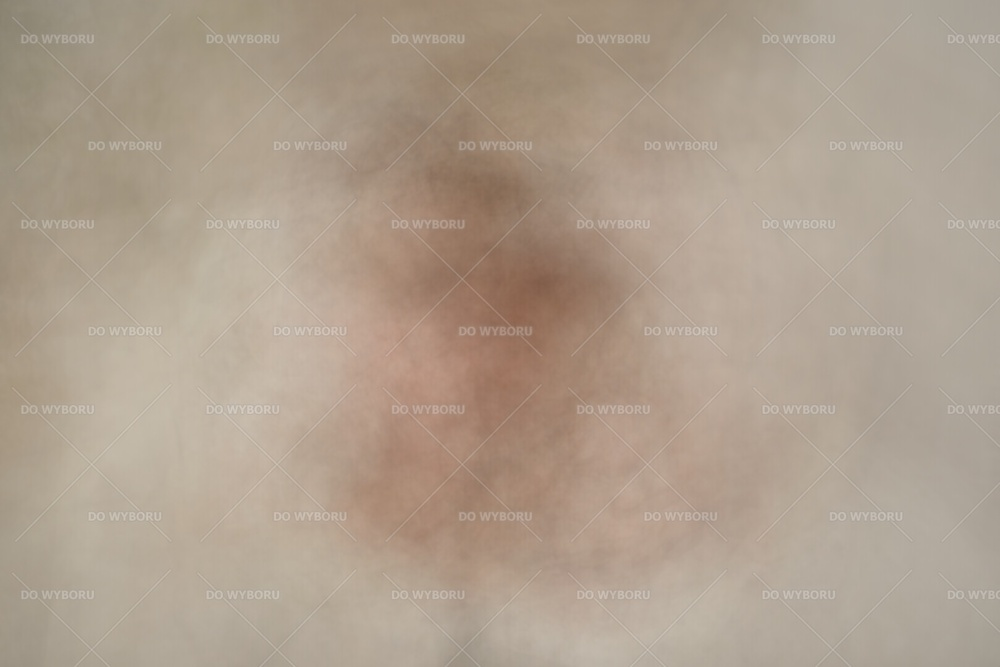
#> input picture out/avg_img.jpg, 1000 x 667 px, shrunk from 1619 x 1080 before the run
$ python extract_watermarks.py   (older library calls are emulated)
#> lines starting #> are read from the running program, lines starting #| are printed output that depends on the picture
import cv2
from pathlib import Path

avg_img_path = Path("out") / "avg_img.jpg"
avg_img = cv2.imread(str(avg_img_path))
#> avg_img is the input picture: shape (667, 1000, 3); mean B, G, R 142.6, 158.9, 174.7
avg_img_gray = cv2.cvtColor(avg_img, cv2.COLOR_BGR2GRAY)
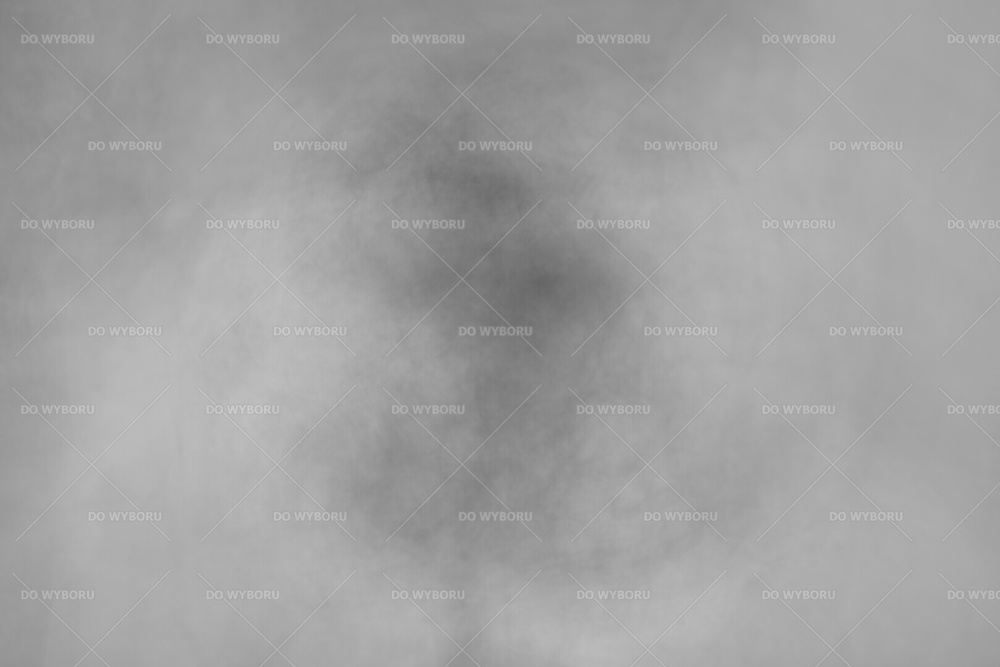
#> avg_img_gray: shape (667, 1000); min 101, max 210, mean 161.8

gauss_blur = cv2.GaussianBlur(avg_img_gray, (3, 3), 0)

laplacian = cv2.Laplacian(gauss_blur, cv2.CV_64F)  # actually log - Laplacian of Gsussian
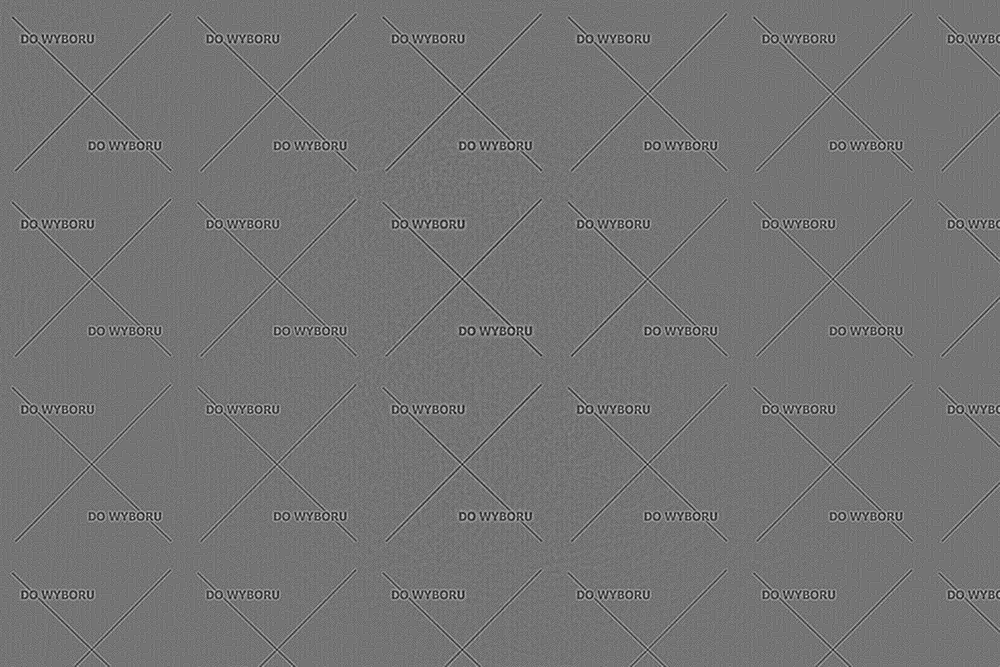
#> laplacian: shape (667, 1000) float64; min -22, max 26, mean 0; drawn with min black and max white
laplacian_normalized = cv2.convertScaleAbs(laplacian)
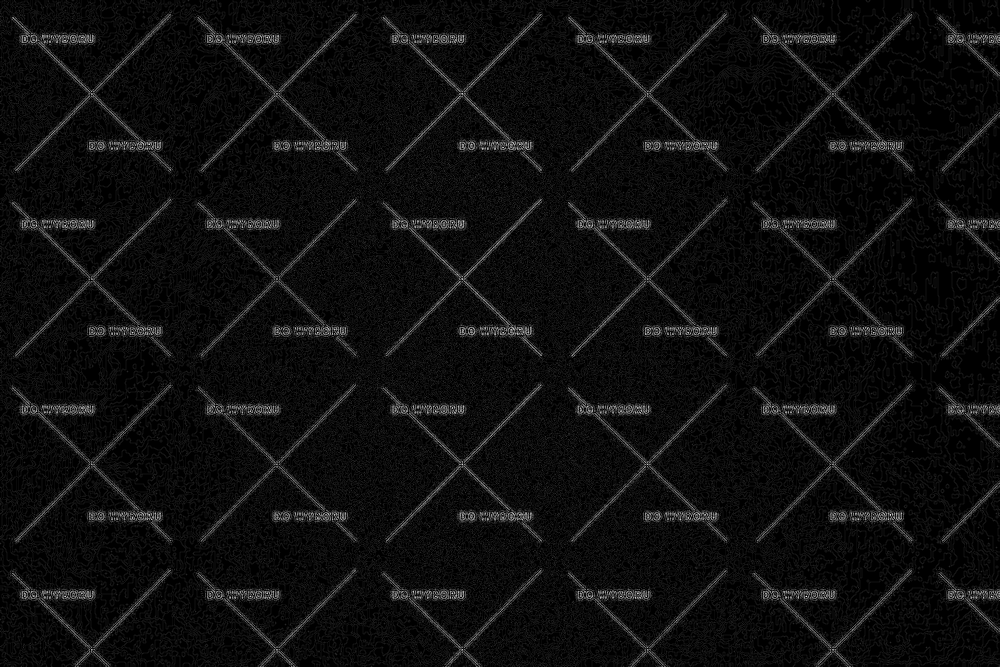
#> laplacian_normalized: shape (667, 1000); min 0, max 26, mean 1.5; drawn with min black and max white

cv2.imshow('normalized Lap', laplacian_normalized)


laplacian_normalized_out_path = Path("out") / "laplacian.jpg"

if not laplacian_normalized_out_path.exists():
    cv2.imwrite(str(laplacian_normalized_out_path), laplacian_normalized)

# watermarks are now barely visible (gray patterns on black background) so let's increase contrast with thresholding for
# further processing

# on the first sight foreground/background should be easy to separate with Otsu

otsu = cv2.threshold(laplacian_normalized, 0, 255, cv2.THRESH_BINARY | cv2.THRESH_OTSU)[1]
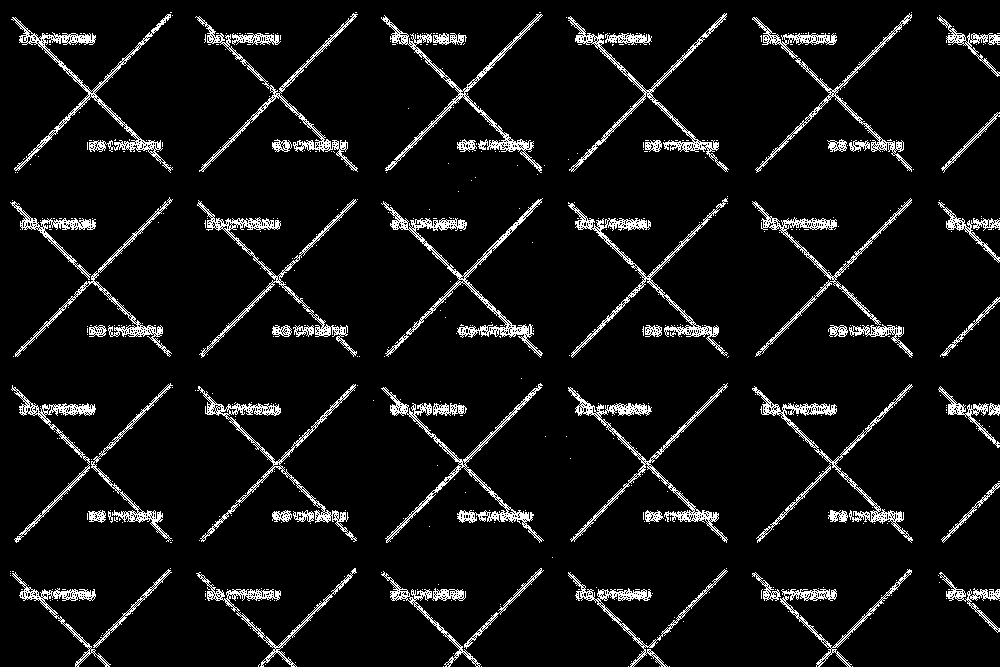
#> otsu: shape (667, 1000); 6.9% white in thin lines or dots

cv2.imshow("Otsu", otsu)
# bingo!

lap_bin_path = Path("out") / "lap_of_gauss_bin_Otsu.jpg"

if not lap_bin_path.exists():
    cv2.imwrite(str(lap_bin_path), otsu)


cv2.waitKey(0)
